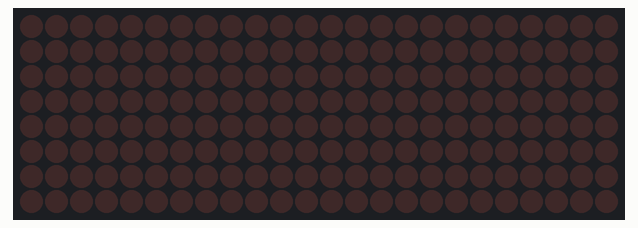
Bench run of a sketch on a simulated Arduino Uno, built with avr-gcc and run on an emulated ATmega328P. Shown: 24×8 LED matrix.

Above: at 0.1 s.
At 1.12 s:
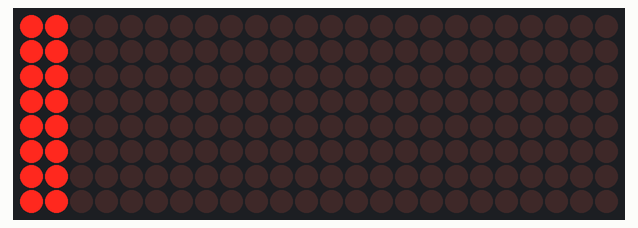
At 1.65 s:
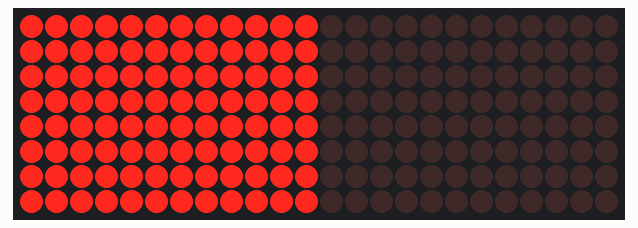
At 2.18 s:
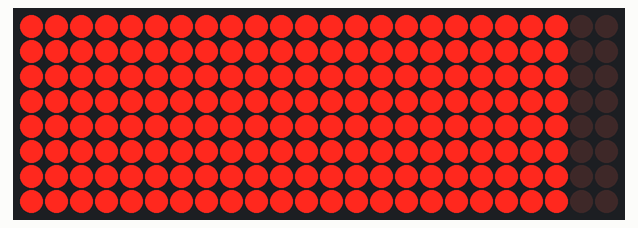
At 3.27 s:
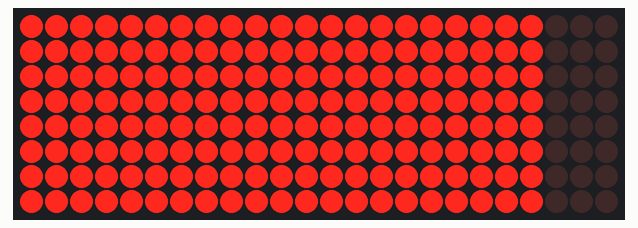
At 4.33 s:
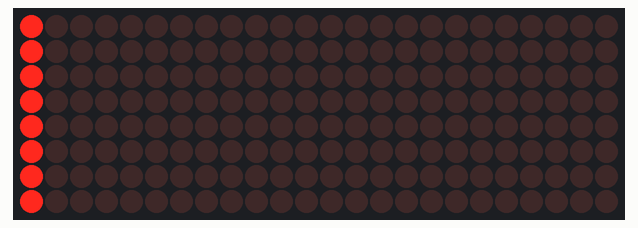

Measured:
- by itself, everything shown: repeats every 4.4 s, in 63 steps

The sketch:

DebugLedScrool.ino
```cpp
#include "LedControl.h"
int devices = 3; //moduliu skaicius
LedControl lc = LedControl(12, 11, 10, 3); // DIN, CLK, CS, NRDEV

unsigned long delaytime = 50;
int row;
int col;
int address;

void setup (){
    for (int address = 0; address < devices; address++){
        lc.shutdown (address, false);
        lc.setIntensity (address, 12);
        lc.clearDisplay (address);}
    }

void clr_disp (int dev){
    delay (1000);
    for (address = 0; address < dev; address++){
        lc.clearDisplay (address);}
    }

void fill_pixel (int dev){
    for (row = 0; row < 8; row++){
        for (address = 0; address < dev; address++){
            for (col = 0; col < 8; col++){
                delay (delaytime);
                lc.setLed (address, row, col, true);}
            }
        }
    }

void fill_col_right (int dev, int b){
    for (address = 0; address < dev; address++){
        for (col = 0; col < 8; col++){
            delay (delaytime);
            lc.setColumn (address, col, b);}
        }
    }

void fill_col_left (int dev, int b){
    for (address = dev-1; address >= 0; address--){
        for (col = 7; col >= 0; col--){
            delay (delaytime);
            lc.setColumn (address, col, b);}
        }
    }

void fill_row_down (int dev, int b){
    for (row = 0; row < 8; row++){
        for (address = 0; address < dev; address++){
            lc.setRow (address, row, b);}
            delay (delaytime);
        }
    }

void fill_row_up (int dev, int b){
    for (row = 7; row >= 0; row--){
        for( address = 0; address < dev; address++){
            lc.setRow (address, row, b);}
            delay (delaytime);
        }
    }

void loop (){
    clr_disp (devices);
    fill_col_right (devices, 255);
    fill_row_down (devices, 0);
    fill_row_up (devices, 255);
    fill_col_left (devices, 0);
    }
```
